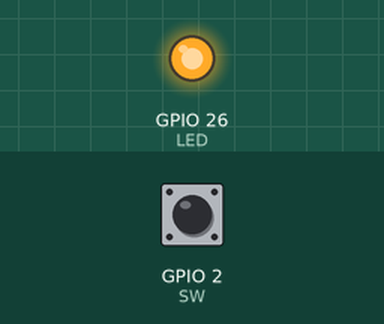
This sketch was run on a simulated ESP32. On the bench: output pins drawn as LEDs (lit = HIGH). Inputs (shaded band) come from the test bench; at power-on: GPIO 2 (SW) HIGH.

Above: at 1.2 s.
1.3 s: GPIO 2 (SW) pulled LOW for 0.15 s
At 1.37 s:
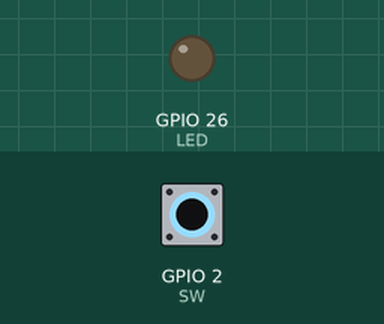
2.9 s: GPIO 2 (SW) pulled LOW for 3.2 s
At 7.0 s:
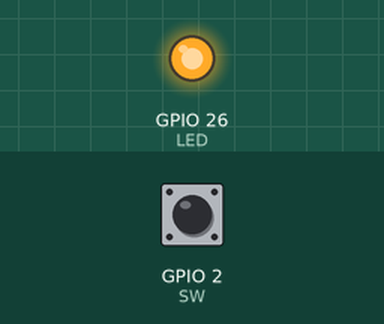
Timing chart, 0 to 8.5 s (numbered marks = the images above; inputs shaded):
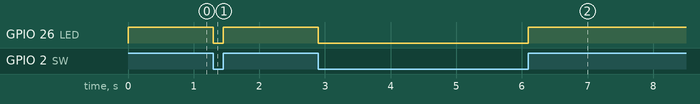

The sketch:

connection_test.ino
```cpp
#include<stdio.h>

int SW = 2;
int LED = 26;

void setup() {
  pinMode(SW, INPUT_PULLUP);
  pinMode(LED, OUTPUT);

}
void loop() {
  if (digitalRead(SW) == HIGH)
    digitalWrite(LED, HIGH);
  else
    digitalWrite(LED, LOW);

}
```

Measured:
- after the input at 1.3 s, GPIO 26 (LED): HIGH → LOW at once, → HIGH 0.15 s later
- after the input at 2.9 s, GPIO 26 (LED): HIGH → LOW at once, → HIGH 3.2 s later
